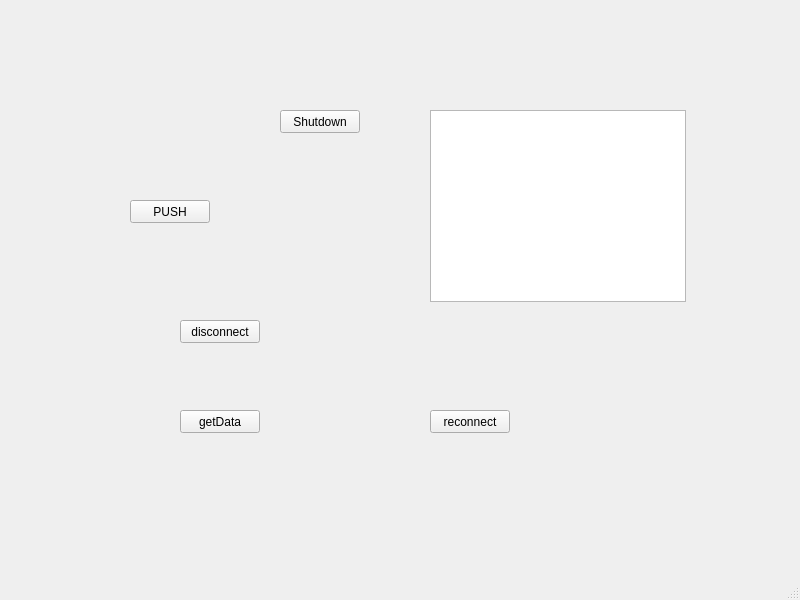
<?xml version="1.0" encoding="UTF-8"?>
<ui version="4.0">
 <class>MainWindow</class>
 <widget class="QMainWindow" name="MainWindow">
  <property name="geometry">
   <rect>
    <x>0</x>
    <y>0</y>
    <width>800</width>
    <height>600</height>
   </rect>
  </property>
  <property name="windowTitle">
   <string>MainWindow</string>
  </property>
  <widget class="QWidget" name="centralwidget">
   <widget class="QPushButton" name="shutdownbtn">
    <property name="geometry">
     <rect>
      <x>280</x>
      <y>110</y>
      <width>80</width>
      <height>23</height>
     </rect>
    </property>
    <property name="text">
     <string>Shutdown</string>
    </property>
   </widget>
   <widget class="QPushButton" name="pushbtn">
    <property name="geometry">
     <rect>
      <x>130</x>
      <y>200</y>
      <width>80</width>
      <height>23</height>
     </rect>
    </property>
    <property name="text">
     <string>PUSH</string>
    </property>
   </widget>
   <widget class="QPushButton" name="reconnectbtn">
    <property name="geometry">
     <rect>
      <x>430</x>
      <y>410</y>
      <width>80</width>
      <height>23</height>
     </rect>
    </property>
    <property name="text">
     <string>reconnect</string>
    </property>
   </widget>
   <widget class="QPushButton" name="disconnectbtn">
    <property name="geometry">
     <rect>
      <x>180</x>
      <y>320</y>
      <width>80</width>
      <height>23</height>
     </rect>
    </property>
    <property name="text">
     <string>disconnect</string>
    </property>
   </widget>
   <widget class="QTableWidget" name="TableWidget">
    <property name="geometry">
     <rect>
      <x>430</x>
      <y>110</y>
      <width>256</width>
      <height>192</height>
     </rect>
    </property>
   </widget>
   <widget class="QPushButton" name="getData">
    <property name="geometry">
     <rect>
      <x>180</x>
      <y>410</y>
      <width>80</width>
      <height>23</height>
     </rect>
    </property>
    <property name="text">
     <string>getData</string>
    </property>
   </widget>
  </widget>
  <widget class="QMenuBar" name="menubar">
   <property name="geometry">
    <rect>
     <x>0</x>
     <y>0</y>
     <width>800</width>
     <height>20</height>
    </rect>
   </property>
  </widget>
  <widget class="QStatusBar" name="statusbar"/>
 </widget>
 <resources/>
 <connections/>
</ui>
